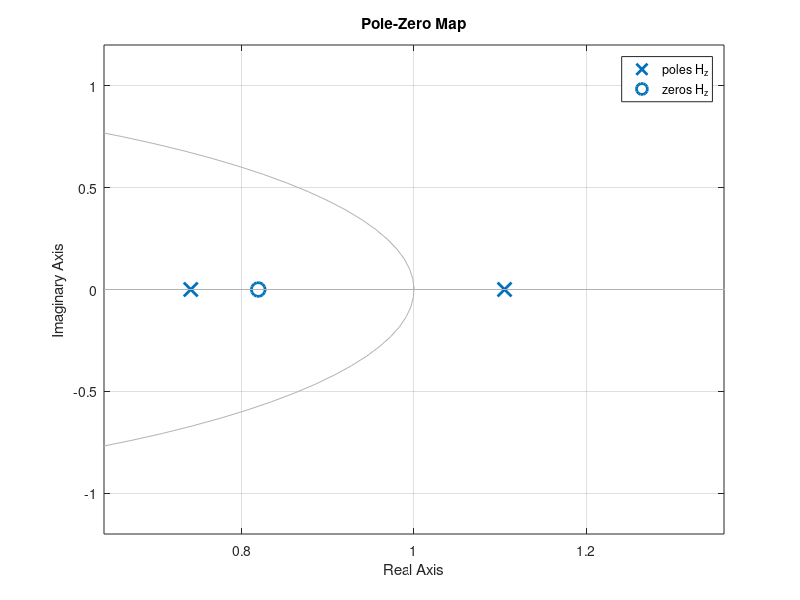
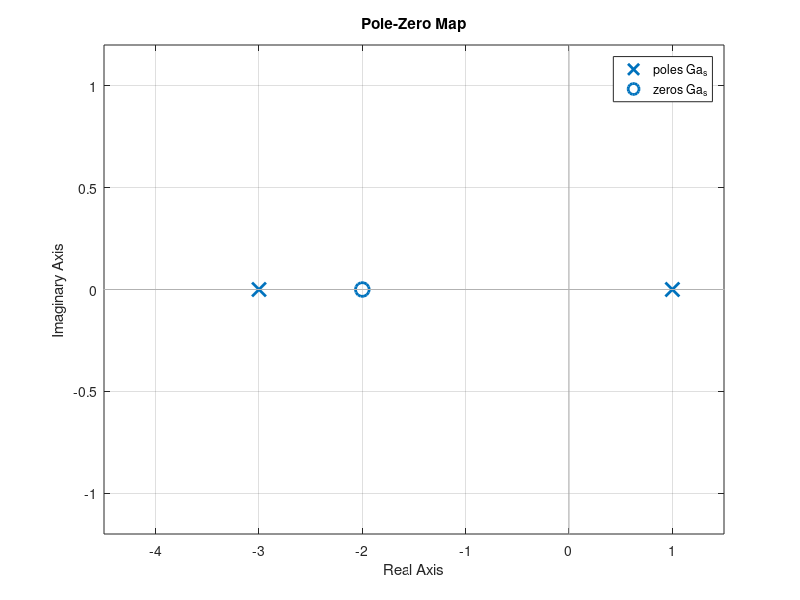
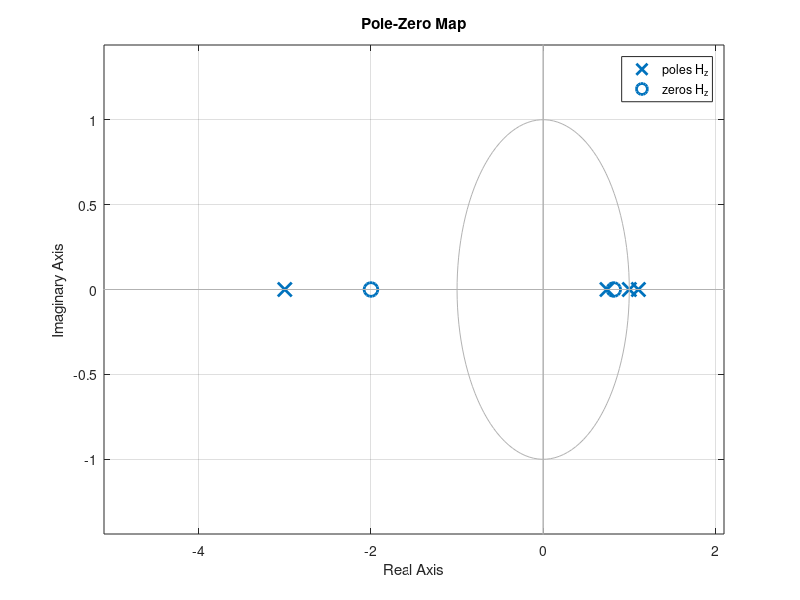

Recreate these plots in MATLAB, in order.
clc;
clear all;
close all;

s = tf('s');

Ga_s = (s+2)/((s-1)*(s+3));

fs = 10;
Ts = 1/fs;

H_z = c2d(Ga_s, Ts,'zoh') 

figure
pzmap(H_z)
figure
pzmap(Ga_s)
figure
pzmap(Ga_s)
hold on
pzmap(H_z)